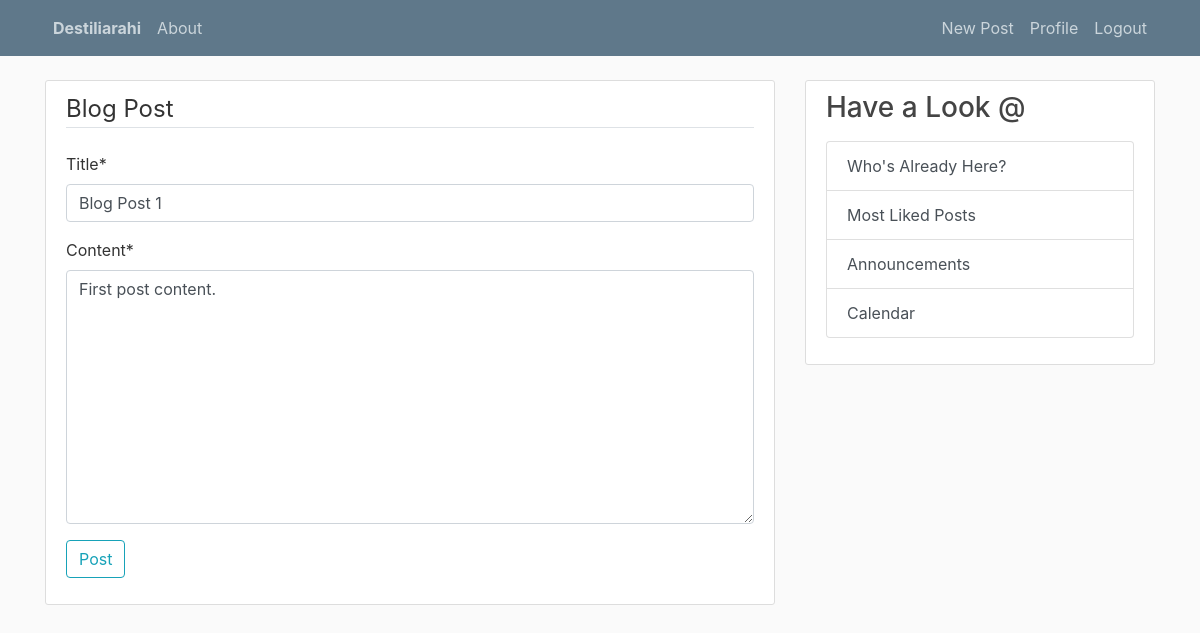
Before: /post/1/update/ (signed in) with the older database file.
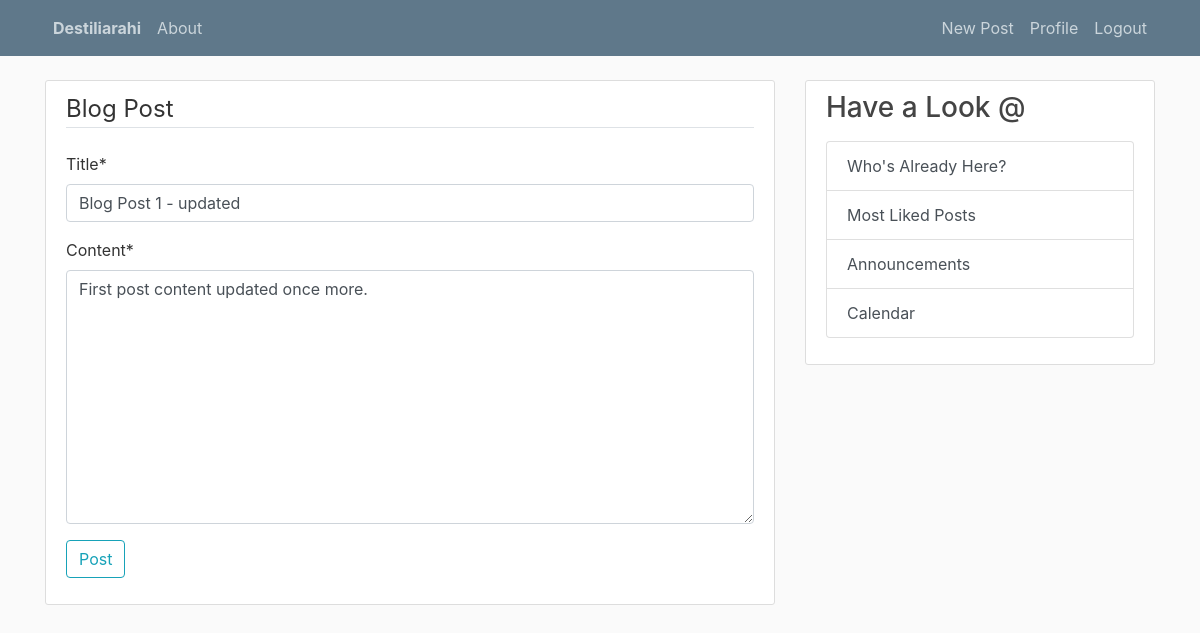
After: the same page with the newer database file.
### blog/models.py (models this page shows, shortened)
class Post(models.Model):
    title = models.CharField(max_length=300)
    content = models.TextField()
    date_posted = models.DateTimeField(default=timezone.now)    # if no specific date was added, it sets that to today
    author = models.ForeignKey(User, on_delete=models.CASCADE)  # if a user is deleted, then all their posts would be deleted

### blog/views.py (the view, shortened to what this page needs)
# urls.py: path('post/<int:pk>/update/', PostUpdateView.as_view(), name='post-update'),
class PostUpdateView(LoginRequiredMixin, UserPassesTestMixin, UpdateView):
    model = Post
    fields =['title', 'content']
    def test_func(self):                                # a function checking whether the user passes the required test
        post = self.get_object()
        if self.request.user == post.author:
            return True
        return False

### blog/templates/blog/post_form.html (shortened to what this page needs)
{% extends 'blog/base.html' %}
{% load crispy_forms_tags %}
{% block content %}
    <div class="content-section">
        <form method="POST">
            <fieldset class="form-dash-group">
                <legend class="border-bottom mb-4">Blog Post</legend>
                {{ form|crispy }}
                <div class="form-group">
                    <button class="btn btn-outline-info" type="submit">Post</button>
                </div>
            </fieldset>
        </form>
    </div>
{% endblock content %}

Changed rows visible on the page:
changed Post: title "Blog Post 1" → "Blog Post 1 - updated"; content "First post content." → "First post content updated once more."
